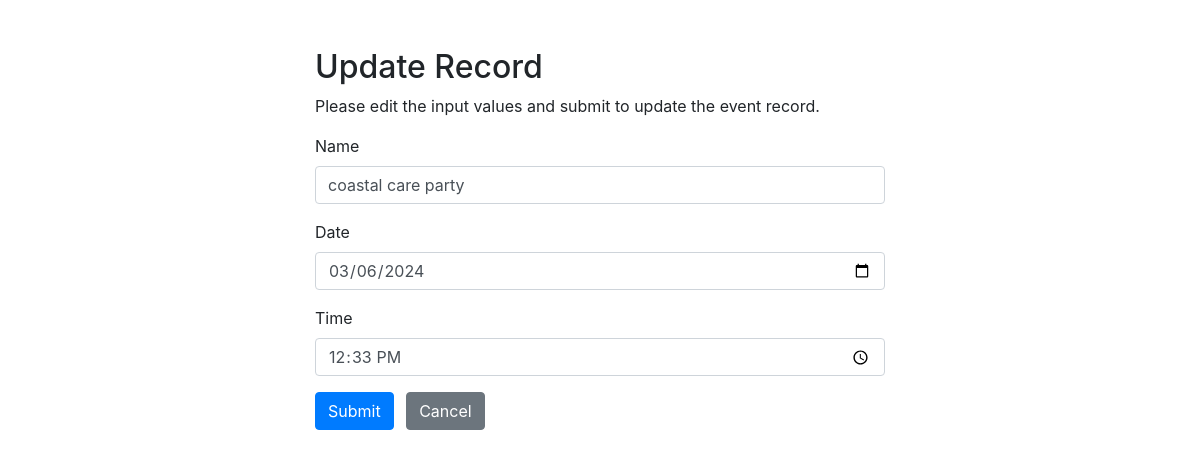
Screenshot of /users/event/update.php?id=1 with the database file from the repository.
### tables this page shows
CREATE TABLE `events` (
  `id` int(225) NOT NULL,
  `name` varchar(225) NOT NULL,
  `date` date NOT NULL,
  `time` time NOT NULL,
  `totalVolunteer` int(11) NOT NULL DEFAULT 0
);

### users/event/update.php (the view, shortened to what this page needs)
<?php
require_once "config.php";
$name = $date = $time = "";
$name_err = $date_err = $time_err = "";
if(isset($_POST["id"]) && !empty($_POST["id"])){
    $id = $_POST["id"];
    $input_name = trim($_POST["name"]);
    if(empty($input_name)){
        $name_err = "Please enter a name.";
    } elseif(!filter_var($input_name, FILTER_VALIDATE_REGEXP, array("options"=>array("regexp"=>"/^[a-zA-Z\s]+$/")))){
        $name_err = "Please enter a valid name.";
    } else{
        $name = $input_name;
    }
    $input_date = trim($_POST["date"]);
    if(empty($input_date)){
        $date_err = "Please enter a date.";
    } else{
        $date = $input_date;
    }
    $input_time = trim($_POST["time"]);
    if(empty($input_time)){
        $time_err = "Please enter a time.";
    } else{
        $time = $input_time;
    }
    if(empty($name_err) && empty($date_err) && empty($time_err)){
        $sql_check_duplicate = "SELECT id FROM events WHERE name = ? AND date = ? AND time = ? AND id != ?";
        if($stmt_check_duplicate = mysqli_prepare($link, $sql_check_duplicate)){
            mysqli_stmt_bind_param($stmt_check_duplicate, "sssi", $param_name, $param_date, $param_time, $param_id);
            $param_name = $name;
            $param_date = $date;
            $param_time = $time;
            $param_id = $id;
            if(mysqli_stmt_execute($stmt_check_duplicate)){
                mysqli_stmt_store_result($stmt_check_duplicate);
                if(mysqli_stmt_num_rows($stmt_check_duplicate) > 0){
                    $name_err = "This event already exists.";
                }
            } else{
                echo "Oops! Something went wrong. Please try again later.";
            }
            mysqli_stmt_close($stmt_check_duplicate);
        }
        if(empty($name_err)) {
            $sql = "UPDATE events SET name=?, date=?, time=? WHERE id=?";
            if($stmt = mysqli_prepare($link, $sql)){
                mysqli_stmt_bind_param($stmt, "sssi", $param_name, $param_date, $param_time, $param_id);
                $param_name = $name;
                $param_date = $date;
                $param_time = $time;
                $param_id = $id;
                if(mysqli_stmt_execute($stmt)){
                    header("location: index.php");
                    exit();
                } else{
                    echo "Oops! Something went wrong. Please try again later.";
                }
            }
            mysqli_stmt_close($stmt);
        }
        mysqli_close($link);
    }
} else{
    if(isset($_GET["id"]) && !empty(trim($_GET["id"]))){
        $sql = "SELECT * FROM events WHERE id = ?";
        if($stmt = mysqli_prepare($link, $sql)){
            mysqli_stmt_bind_param($stmt, "i", $param_id);
            if(mysqli_stmt_execute($stmt)){
                $result = mysqli_stmt_get_result($stmt);
                if(mysqli_num_rows($result) == 1){
                    $row = mysqli_fetch_array($result, MYSQLI_ASSOC);
                    $name = $row["name"];
                    $date = $row["date"];
                    $time = $row["time"];
                } else{
                    header("location: error.php");
                    exit();
                }
            } else{
                echo "Oops! Something went wrong. Please try again later.";
            }
        }
    }  else{
        header("location: error.php");
        exit();
    }
}
?>
<!DOCTYPE html>
<html lang="en">
<head>
    <link rel="stylesheet" href="https://stackpath.bootstrapcdn.com/bootstrap/4.5.2/css/bootstrap.min.css">
</head>
<body>
    <div class="wrapper">
        <div class="container-fluid">
            <div class="row">
                <div class="col-md-12">
                    <h2 class="mt-5">Update Record</h2>
                    <p>Please edit the input values and submit to update the event record.</p>
                    <form action="<?php echo htmlspecialchars(basename($_SERVER['REQUEST_URI'])); ?>" method="post">
                        <div class="form-group">
                            <label>Name</label>
                            <input type="text" name="name" class="form-control <?php echo (!empty($name_err)) ? 'is-invalid' : ''; ?>" value="<?php echo $name; ?>">
                        </div>
                        <div class="form-group">
                            <label>Date</label>
                            <input type="date" name="date" class="form-control <?php echo (!empty($date_err)) ? 'is-invalid' : ''; ?>" value="<?php echo $date; ?>">
                        </div>
                        <div class="form-group">
                            <label>Time</label>
                            <input type="time" name="time" class="form-control <?php echo (!empty($time_err)) ? 'is-invalid' : ''; ?>" value="<?php echo $time; ?>">
                        </div>
                        <input type="submit" class="btn btn-primary" value="Submit">
                        <a href="index.php" class="btn btn-secondary ml-2">Cancel</a>
                    </form>
                </div>
            </div>
        </div>
    </div>
</body>
</html>

### users/event/update.php (style rules this page uses)
.wrapper { width: 600px; margin: 0 auto; }

### rows the page displays
events: name "coastal care party", date "03/06/2024", time "12:33:00"
